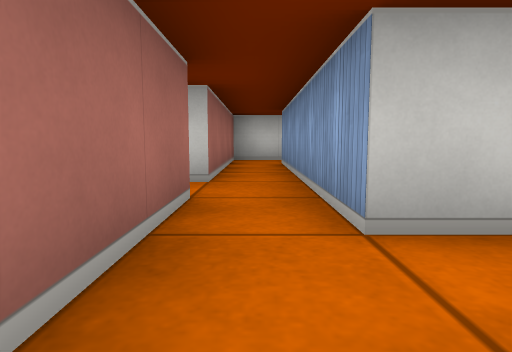
[1] (above)

14 first-person views from a walk through a cub3D level. The camera is about half as high as the walls, tilts 6° down and sees 75° across. The floor is counted in squares. Each view is taken from the middle of a square. On the plan, view 1 faces up. The plan holds only what a view shows up to about 9 squares ahead; the rest is blank.

[2]
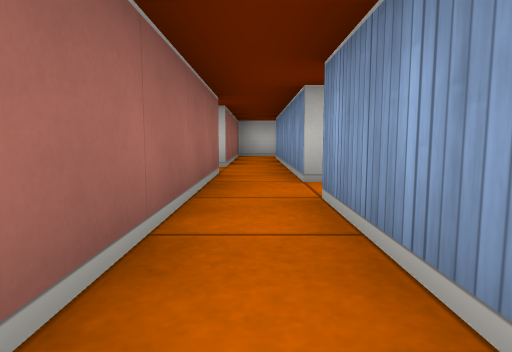

[3]
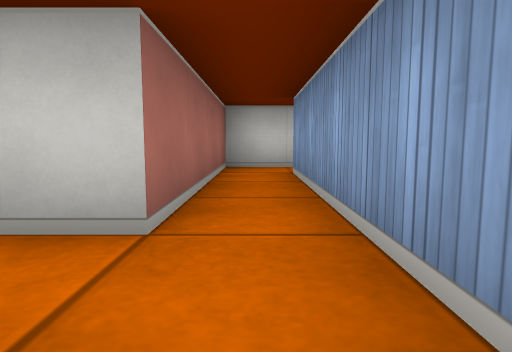

[4]
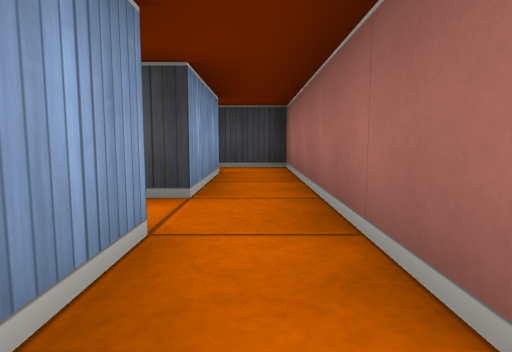

[5]
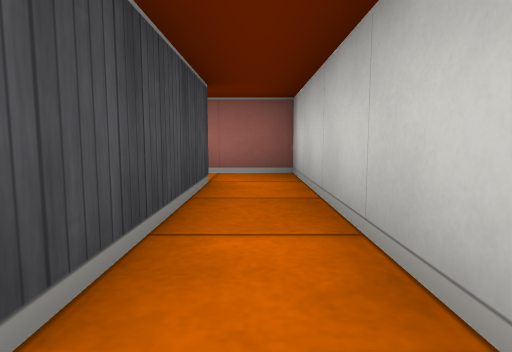

[6]
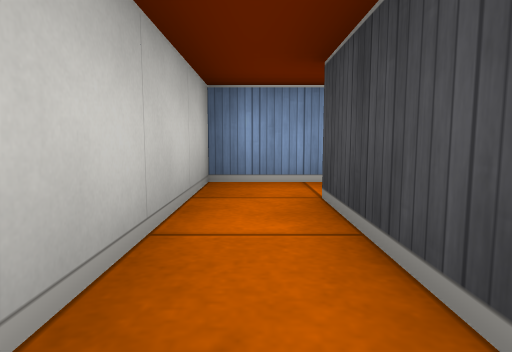

[7]
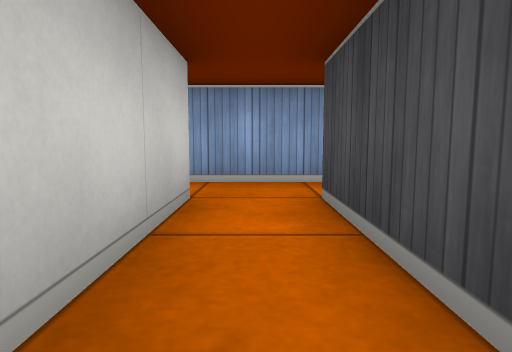

[8]
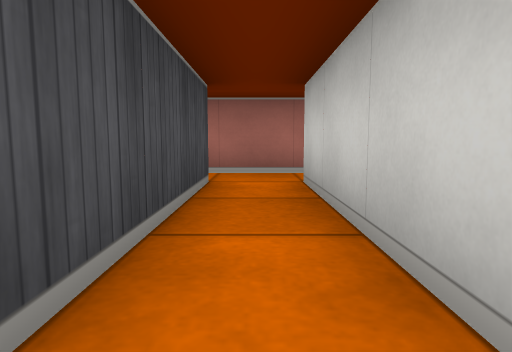

[9]
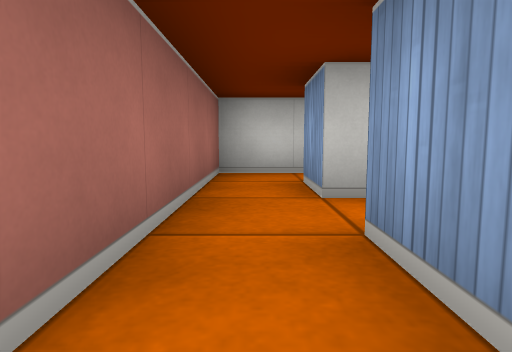

[10]
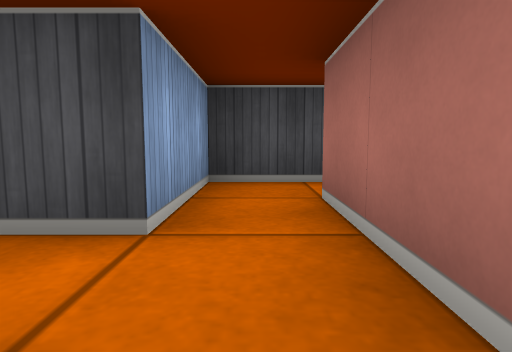

[11]
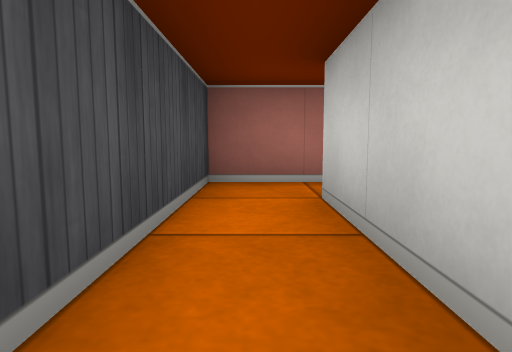

[12]
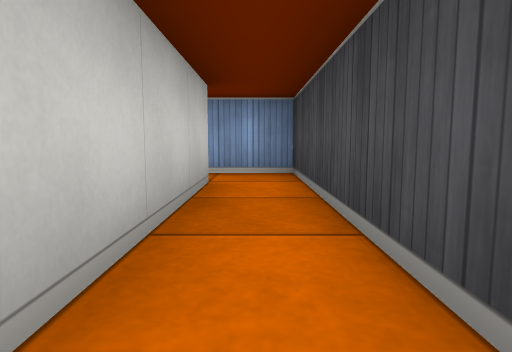

[13]
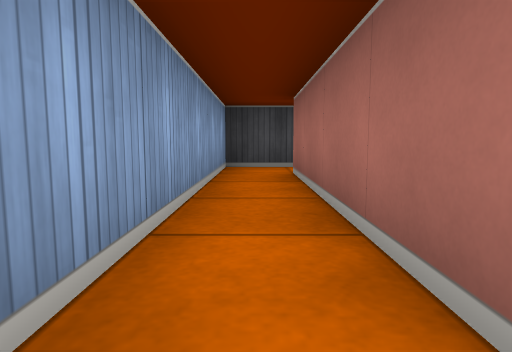

[14]
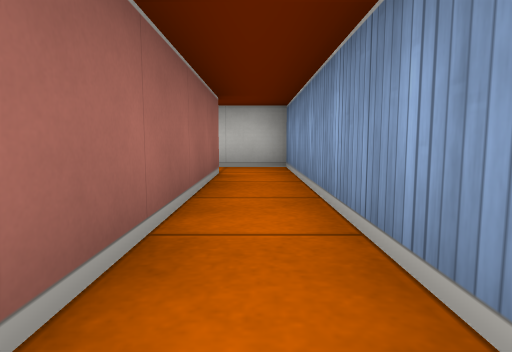

### Floor plan
Points are (right, up) in squares from view 1. A wall is a line through its corners. A room is listed if a view was taken in it or the views show most of it. See-through windows are left out.
Room 1 (views 1, 2, 11, 12, 13, 14)
walls: (3.5, 2.5) (3.5, -1.5) (0.5, -1.5) (0.5, 0.5); (-0.5, 0.5) (-0.5, -2.5) (4.5, -2.5) (4.5, 3.5) (3.4, 3.5)
ways out: opening at (0, -0.5) to room 2; opening at (3, 3)
Room 2 (view 3)
walls: (1.2, 1.5) (0.5, 1.5) (0.5, 2.5); (0.5, 0.5) (0.9, 0.5); (-0.5, 2.5) (-0.5, 0.5)
ways out: opening at (0, -0.5) to room 1; opening at (0, 2) to room 3
Room 3 (views 4, 7, 8, 9, 10)
walls: (-4.5, 4.5) (-4.5, 1.5); (-0.5, 3.5) (-3.5, 3.5) (-3.5, 4.5); (-4.8, 0.5) (-3.5, 0.5) (-3.5, 2.5) (-0.5, 2.5); (0.5, 2.5) (0.5, 3.5)
ways out: opening at (0, 2) to room 2; opening at (0, 4) to room 4; opening at (-4, 4) to room 5
Room 4 (views 5, 6)
walls: (0.5, 3.5) (0.5, 6.5) (3.5, 6.5); (4.5, 6.2) (4.5, 7.5) (-0.5, 7.5) (-0.5, 3.5)
ways out: opening at (0, 4) to room 3; opening at (4, 6)
Room 5 (no view inside)
walls: (-3.2, 5.5) (-4.5, 5.5) (-4.5, 4.5)
ways out: opening at (-4, 4) to room 3; opening at (-3, 5)

Positions as (right, up) in squares from view 1, and headings:
1: (0, 0), facing up
2: (0, -2), facing up
3: (0, 2), facing up
4: (0, 3), facing down
5: (4, 7), facing left
6: (1, 7), facing right
7: (-3, 3), facing right
8: (0, 3), facing left
9: (-4, 1), facing up
10: (-4, 4), facing down
11: (3, -2), facing left
12: (0, -2), facing right
13: (4, 3), facing down
14: (4, -2), facing up
